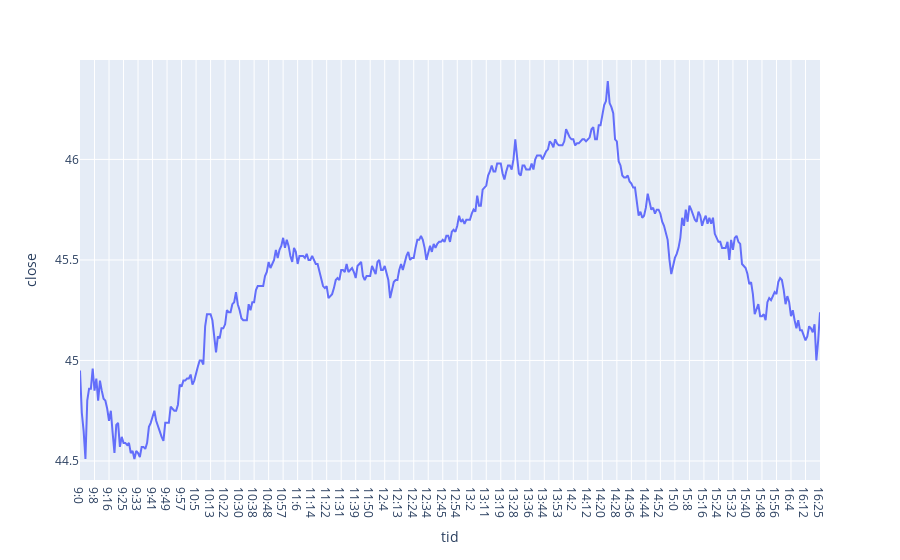

The notebook cell saved with this chart:
### Code cell
px.line(fil, x='tid', y='close')

### Figure 1 — Plotly figure (JSON) as saved in the notebook; plotly's stock layout.template omitted (floating-point values rounded to 4 significant figures; data arrays with more than 128 entries replaced by an {"elided": "..."} marker saying what was removed)
{"data": [{"hovertemplate": "tid=%{x}<br>close=%{y}<extra></extra>", "legendgroup": "", "line": {"color": "#636efa", "dash": "solid"}, "mode": "lines", "name": "", "orientation": "v", "showlegend": false, "type": "scatter", "x": {"elided": "409 str values"}, "xaxis": "x", "y": {"elided": "409 float values"}, "yaxis": "y"}], "layout": {"legend": {"tracegroupgap": 0}, "margin": {"t": 60}, "xaxis": {"anchor": "y", "domain": [0, 1], "title": {"text": "tid"}}, "yaxis": {"anchor": "x", "domain": [0, 1], "title": {"text": "close"}}}}
